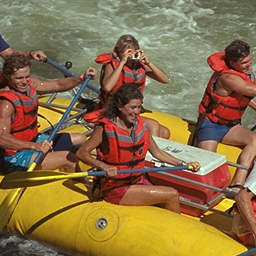
%> input picture nature.png, 256 x 256 px
$ octave MSCN_curvelet.m   (GNU Octave 9; MATLAB toolbox functions it lacks are replaced by stand-ins)
%> lines starting %> are read from the running program, lines starting %| are printed output that depends on the picture
### fdct_usfft.m
function C = fdct_usfft(X,is_real,nscales)
% Fast Discrete Curvelet Transform via Unequispaced FFT's - Version 1.0
% Inputs
%   x           N by N pizel array (N dyadic)
% Optional Inputs
%   is_real    Type of the transform
%                   0: complex-valued curvelets
%                   1: real-valued curvelets
%              [default set to 0]
%   nscales    number of scales including the coarsest wavelet level
%              [default set to log2(N) - 3, and we recommend
%              to take nscales <= default value.
% Outputs
%   C           Cell array of curvelet coefficients.
%               C{j}{l}(k1,k2) is the coefficient at
%                   - scale j: integer, from coarsest to finest scale,
%                   - orientation l: labels the orientation of the
%                     curvelet (wedge), starting from the top-left
%                     wedge and increasing in a clockwise fashion
%                   - position k1,k2: both integers, size varies with j
%                     and l.
%
%               If is_real = 1, symmetric wedges around the origin
%               are paired as to return real-valued coefficients,
%               corresponding to  'cosine' or 'sine' curvelets
% See also ifdct_usfft.m, afdct_usfft.m
% By Emmanuel Candes, 2003--2004


  [m,n] = size(X);
  J = log2(n);

  if nargin < 3
    nscales = log2(n) - 3;
  end

  if nargin < 2,
    is_real = 0;
  end

  L = J - nscales + 1; % Coarse scale
  scale = (L-1):(J-1);
  deep = floor(scale/2) + 1;

  S = SeparateScales(X,L);

  C = cell(1,nscales);
  C{1} = cell(1,1);
  C{1}{1} =  CoarseCurveCoeff(S{1});
  for s = 2:nscales - 1
    C{s} = DetailCurveCoeff(S{s},deep(s),is_real);
  end
  C{nscales} = cell(1,1);
  C{nscales}{1} = FineCurveCoeff(S{nscales});

  if is_real
    C = fdct_usfft_c2r(C);
  end

### curvelet_extract.m
% 输入灰度图像，输出绘制plot图像的要素（经过curvelet变换）
function [c,v] = curvelet_extract(imdist, n)
    mc = fdct_usfft(imdist, 1);
    fc = [];
    l = length(mc{5});
    for i = 1:l
        fc = [fc; mc{5}{i}(:)];
    end
    fc = log10(abs(fc));
    [c, v] = hist(fc, n);
    c = c ./ sum(c);
end

### MSCN_curvelet.m
% 绘制MSCN, curvelet概率密度函数图
clc;
close all;
clear;

% MSCN
%=========================================================================%
window = fspecial('gaussian',7,7/6);
window = window/sum(sum(window));

img_r = imread('nature.png');
%> img_r is the input picture: size 256x256x3 uint8; mean R, G, B 138.3, 111.2, 71
medical_r = imread('img1666.jpg');
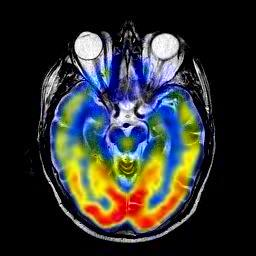
%> input picture img1666.jpg, 256 x 256 px
%> medical_r is the input picture: size 256x256x3 uint8; mean R, G, B 49.3, 50.4, 47.7
img = rgb2gray(img_r);
medical = rgb2gray(medical_r);
img = double(img);
%> img: size 256x256 double
medical = double(medical);
%> medical: size 256x256 double
[r, c] = size(img);
%> r = 256; c = 256
[rm, cm] = size(medical);
%> rm = 256; cm = 256

feat = [];
% 计算归一化亮度值
mu            = filter2(window, img, 'same');
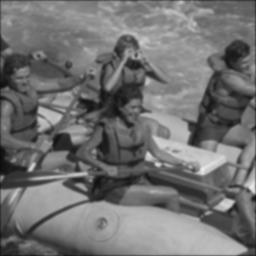
%> mu: size 256x256 double; min 11.59, max 236.5, mean 114
mu_sq         = mu.*mu;
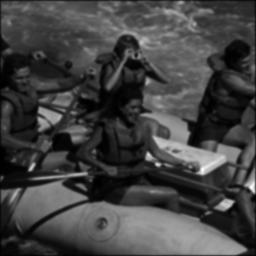
%> mu_sq: size 256x256 double; min 134.3, max 55937.5, mean 14800.1; drawn with min black and max white
sigma         = sqrt(abs(filter2(window, img.*img, 'same') - mu_sq));
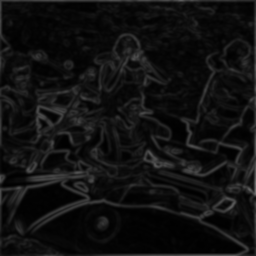
%> sigma: size 256x256 double; min 0.834, max 110.5, mean 17.2
structdis     = (img-mu)./(sigma+1);
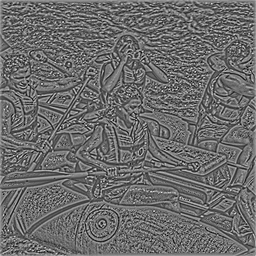
%> structdis: size 256x256 double; min -1.82, max 2.49, mean 0.0121; drawn with min black and max white

mum            = filter2(window, medical, 'same');
mu_sqm         = mum.*mum;
sigmam         = sqrt(abs(filter2(window, medical.*medical, 'same') - mu_sqm));
structdism     = (medical-mum)./(sigmam+1);
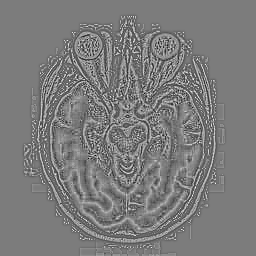
%> structdism: size 256x256 double; min -2.14, max 2.23, mean -0.0124; drawn with min black and max white

structdisL = reshape(structdis, [r * c, 1]);
structdisLm = reshape(structdism, [rm * cm, 1]);
[y, x] = hist(structdisL, 50); % y表示统计数量，x表示横坐标值
%> y = 50 values, max 3599 at index 23, min 0 at index 49, mean 1310.7; x = 50 values from -1.77 to 2.45
y = y ./ sum(y);
%> y = 50 values, max 0.0549 at index 23, min 0 at index 49, mean 0.02
[ym, xm] = hist(structdisLm, 50);
%> ym = 50 values, max 29703 at index 25, min 1 at index 2, mean 1310.7; xm = 50 values from -2.09 to 2.19
ym = ym ./ sum(ym);
%> ym = 50 values, max 0.453 at index 25, min 1.53e-05 at index 2, mean 0.02
figure;
p1 = plot(x, y, 's-r', xm, ym, '-ob');
set(gca, 'Fontsize', 14);
legend('Natural image', 'Fused image');
ax = gca;
ax.XGrid = 'on';
ax.YGrid = 'on';
ax.GridLineStyle = ':';
ax.GridAlpha = 0.28;
ax.YLabel.String = 'Probability';
ax.YLabel.Color = [0.3 0.3 0.3];
ax.XLabel.String = 'Normalized luminance';
ax.XLabel.Color = [0.3 0.3 0.3];
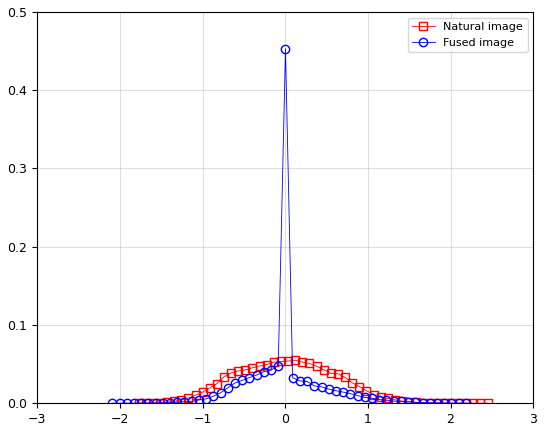
%> figure redrawn from the program's plot data; curve peaks at x = 0.121, y = 0.0549; curve peaks at x = 0.00334, y = 0.453
saveas(gcf, 'mscn.jpg');
% [13 lines of commented-out code are left out]
[c, v] = curvelet_extract(medical, 40);
%> the run ends on the next line
